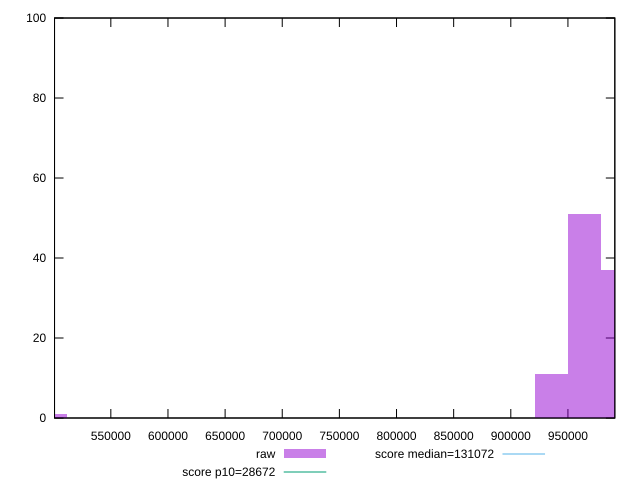

Write gnuplot code to recreate this figure.
reset

$raw <<EOF
964704.1487967172 51
993937.6078511631 37
935470.6897422712 11
496968.80392558157 1
EOF

set key outside below
set boxwidth 29233.459054445975
set xrange [500734.5017277777:991028.5493222222]
set yrange [0:100]
set trange [0:100]
set style fill transparent solid 0.5 noborder

set parametric
set terminal svg size 640, 490 enhanced background rgb 'white'
set output "reports/report_00030_2021-02-24T20-42-31.540Z/uses-long-cache-ttl/samples/astro/raw/histogram.svg"

plot $raw title "raw" with boxes, \
     28672,t title "score p10=28672", \
     131072,t title "score median=131072"

reset
